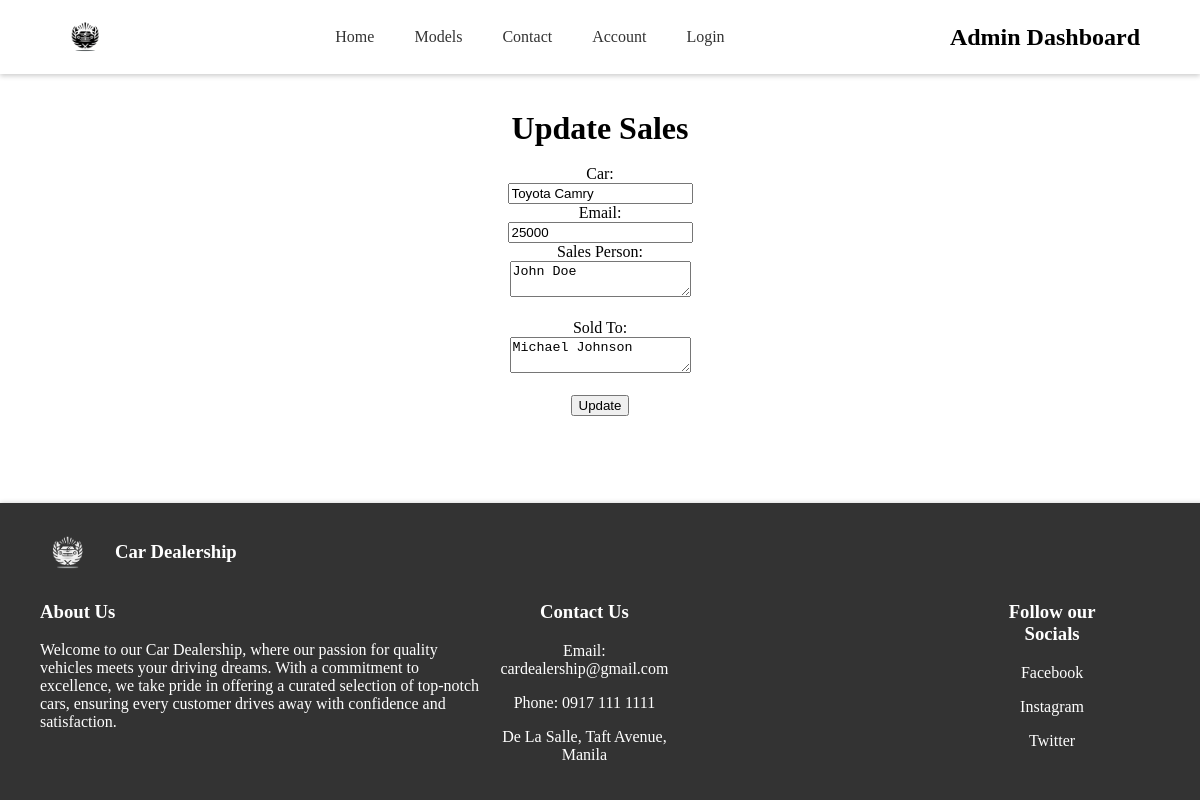
The page /View/update_sale.php?id=8 on the database its author committed.
### tables this page shows
CREATE TABLE `sales` (
  `id` int(255) NOT NULL,
  `car` varchar(55) NOT NULL,
  `price` int(255) NOT NULL,
  `salesPerson` varchar(255) NOT NULL,
  `soldTo` varchar(255) NOT NULL
);

### View/update_sale.php (the view, shortened to what this page needs)
<?php
include '../Controller/connect.php';
if (isset($_GET['id'])) {
    $id = $_GET['id'];
    $sql = "SELECT * FROM sales WHERE id = ?";
    $stmt = $conn->prepare($sql);
    $stmt->bind_param('i', $id);
    $stmt->execute();
    $result = $stmt->get_result();
    if ($result->num_rows == 1) {
        $car = $result->fetch_assoc();
    } else {
        echo "Sale not found.";
    }
} else {
    echo "ID not provided.";
}
?>
<!DOCTYPE html>
<html lang="en">
<head>
    <link rel="stylesheet" href="../Public/style/admin_control.css">
</head>
<body style="margin: auto; text-align: center">
<header>
        <nav class="navbar">
            <div class="logo">
                <img src="../Public/img/Logo.webp" alt="Car Dealership Logo">
            </div>
            <ul class="nav-links">
                <li><a href="index.php">Home</a></li>
                <li><a href="models.php">Models</a></li>
                <li><a href="contact.php">Contact</a></li>
                <li><a href="account.php">Account</a></li>
                <?php
                    if (isset($_SESSION['email'])) {
                        if ($_SESSION['role'] == 'admin') {
                            echo '<li><a href="dashboard.php">Dashboard</a></li>';
                        }
                        echo '<li><a href="logout.php">Logout</a></li>';
                    } else {
                        echo '<li><a href="signup.php">Login</a></li>';
                    }
                 ?>
            </ul>
            <h1> Admin Dashboard </h1>
        </nav>
    </header>
    <br>
    <br>
    <h1>Update Sales</h1>
    <br>
    <form method="post">
        <label for="car">Car:</label><br>
        <input type="text" id="car" name="car" value="<?php echo $car['car']; ?>"><br>
        <label for="price">Email:</label><br>
        <input type="number" id="price" name="price" value="<?php echo $car['price']; ?>"><br>
        <label for="salesPerson">Sales Person:</label><br>
        <textarea id="salesPerson" name="salesPerson"><?php echo $car['salesPerson']; ?></textarea><br><br>
        <label for="soldTo">Sold To:</label><br>
        <textarea id="soldTo" name="soldTo"><?php echo $car['soldTo']; ?></textarea><br><br>
        <input type="submit" value="Update">
    </form>
    <footer>
    <div class="footContent">
        <div class="left">
            <div class="row">
                <div class="theFootLogo">
                    <img src="../Public/img/logoWhite.png" alt="Car Dealership Logo">
                </div>
                <div class="footTitle">
                    <h3>Car Dealership</h3>
                </div>
            </div>
            <div class="about">
                <h3>About Us</h3>
                <p>Welcome to our Car Dealership, where our passion for quality vehicles meets your driving dreams. With a commitment to excellence, we take pride in offering a curated selection of top-notch cars, ensuring every customer drives away with confidence and satisfaction.</p>
            </div>
        </div>
        <div class="mid">
            <h3>Contact Us</h3>
            <p>Email: cardealership@gmail.com</p>
            <p>Phone: 0917 111 1111</p>
            <p>De La Salle, Taft Avenue, Manila</p>
        </div>
        <div class="right">
            <h3>Follow our Socials</h3>
                <p>Facebook</p>
                <p>Instagram</p>
                <p>Twitter</p>
        </div>
    </footer>
</body>
</html>

### Public/style/admin_control.css (style rules this page uses)
body, h1, ul, li, a { margin: 0; padding: 0; text-decoration: none; list-style: none; font-family: caros light; }
.navbar { display: flex; justify-content: space-between; align-items: center; padding: 10px 5%; background-color: #fff; box-shadow: 0 2px 5px rgba(0,0,0,0.2); }
.logo img { height: 50px; }
.nav-links { display: flex; }
.nav-links li { padding: 0 20px; }
.nav-links li a { font-size: 16px; color: #333; transition: color 0.3s ease; }
footer { position: fixed; background-color: #333; color: #fff; padding: 20px; text-align: center; width: 100%; box-shadow: 0 0 5px rgba(0,0,0,0.2); bottom: 0; }
.footContent { display: flex; flex-direction: row; justify-content: space-between; }
.theFootLogo img { height: 55px; margin-left: 20px; }
.row { display: flex; flex-direction: row; }
.left { display: flex; flex-direction: column; width: 500px; }
.footTitle { margin-left: 20px; }
.about { text-align: left; margin-left: 20px; }
.right { margin-top: 60px; margin-right: 100px; }
.mid { margin-top: 60px; margin-right: 300px; }
body { display: flex; flex-direction: column; min-height: 100vh; }

### rows shown on the page
sales: car "Toyota Camry", price "25000", salesPerson "John Doe", soldTo "Michael Johnson"
